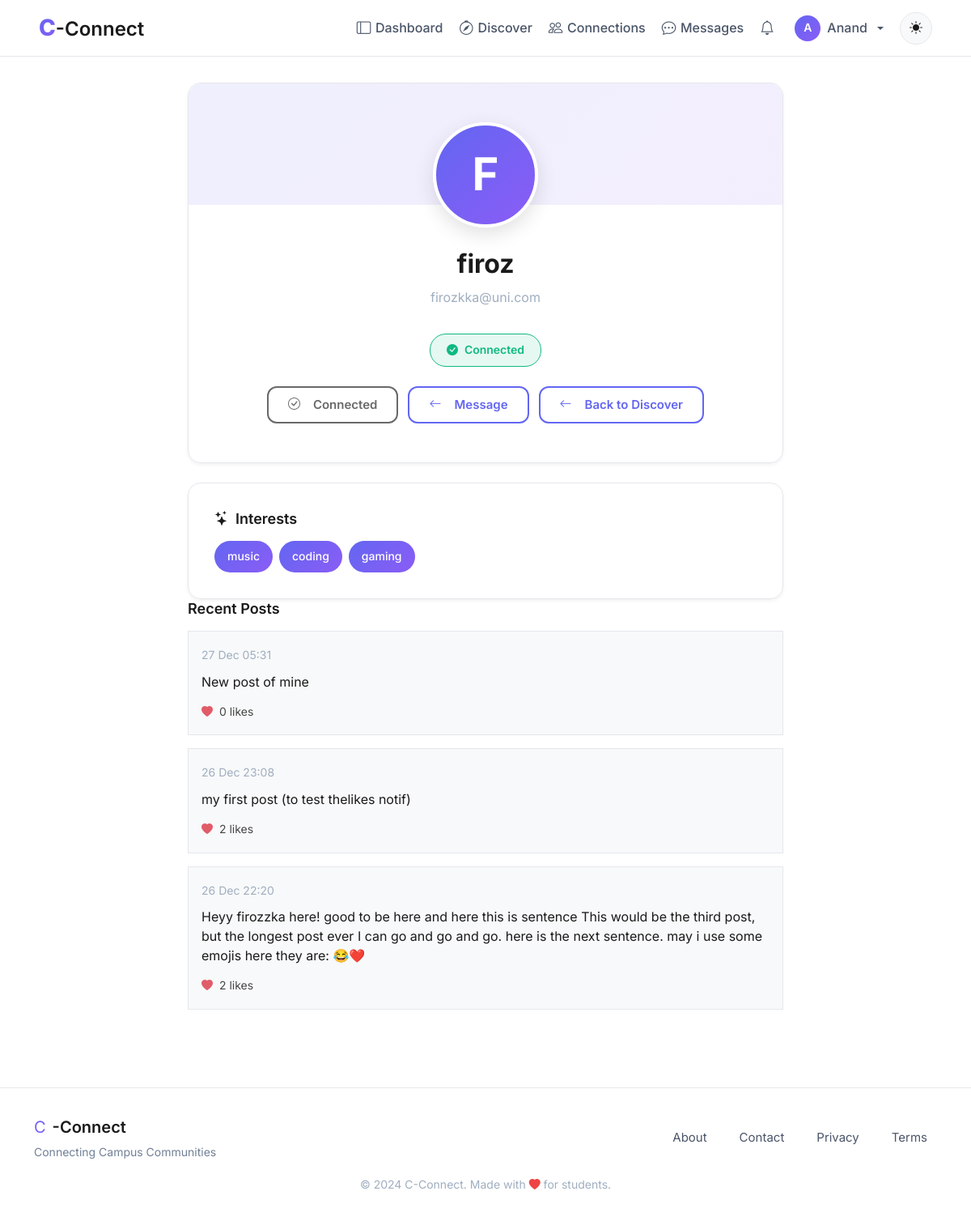
The page /user/20 (signed in) on the database its author committed.
### models.py (models this page shows, shortened)
class User(UserMixin, db.Model):
    id = db.Column(db.Integer, primary_key=True, autoincrement=True)  # Unique identifier
    username = db.Column(db.String(100), nullable=False)  # Name of the user (later can add this unique if needed)
    email = db.Column(db.String(120), nullable=False, unique=True)  # Email of the user
    password = db.Column(db.String(200), nullable=False)  # Passwords not hashed yet (done in setup_db.py)
    created_at = db.Column(db.DateTime, default=db.func.now())  # Timestamp of account creation
    last_login = db.Column(db.DateTime, nullable=True)  # Timestamp of last login
    pass

class Post(db.Model):
    __tablename__ = "posts"
    id = db.Column(db.Integer, primary_key=True)
    user_id = db.Column(db.Integer, db.ForeignKey("user.id"), nullable=False)
    content = db.Column(db.Text, nullable=False)
    created_at = db.Column(db.DateTime, default=db.func.now(), index=True)
    user = db.relationship("User", backref="posts", lazy=True)
    likes = db.relationship(
        "PostLike",
        backref="post",
        cascade="all, delete-orphan",
        lazy="select"
    )

### blueprints/main/routes.py (the view)
@main.route("/user/<int:user_id>")
@login_required
def view_user_profile(user_id):
    if user_id <= 0 or user_id == current_user.id:
        return redirect(url_for("auth.profile"))
    user = User.query.get_or_404(user_id)
    profile = user.profile
    conn = Connection.query.filter(
        ((Connection.user_id == current_user.id) & (Connection.target_user_id == user_id)) |
        ((Connection.user_id == user_id) & (Connection.target_user_id == current_user.id))
    ).first()
    posts = (
        Post.query
        .filter_by(user_id=user.id)
        .order_by(Post.created_at.desc())
        .limit(10)
        .all()
    )
    if current_user.id != user.id:
        try:
            last_visit = (
                ProfileVisit.query
                .filter_by(viewer_id=current_user.id, viewed_id=user.id)
                .order_by(ProfileVisit.timestamp.desc())
                .first()
            )
            if not last_visit or (datetime.now(timezone.utc) - last_visit.timestamp).total_seconds() > 1800: #30 minutes
                v = ProfileVisit(viewer_id=current_user.id, viewed_id=user.id)
                db.session.add(v)
                db.session.commit()
        except:
            db.session.rollback()
    return render_template(
        "main/user_profile.html",
        user=user,
        profile=profile,
        conn=conn,
        posts=posts
    )

### blueprints/main/templates/main/user_profile.html (shortened to what this page needs)
{% extends "base.html" %}
{% block body %}
<div class="profile-container">
    <div class="container">
        <div class="row justify-content-center">
            <div class="col-lg-8">
                <div class="profile-header-card glass-card animate-on-scroll">
                        <div class="profile-avatar user-avatar profile-avatar-large">
    <span class="avatar-fallback" style="display: none;">
        {{ user.username[0].upper() }}
    </span>
    </div>
                    <h1 class="profile-name">{{ user.username }}</h1>
                    <p class="profile-email">{{ user.email }}</p>
                    {% if conn %}
                        {% if conn.status == 'accepted' %}
                            <div class="connection-status status-connected">
                                <i class="bi bi-check-circle-fill"></i>
                                Connected
                            </div>
                        {% endif %}
                    {% endif %}
                    <div class="action-buttons">
                        {% if conn is none %}
                            <form method="POST" action="{{ url_for('connections.connections_send', target_id=user.id) }}">
                                <input type="hidden" name="csrf_token" value="{{ csrf_token() }}">
                                <button class="btn btn-primary-custom">
                                    <i class="bi bi-person-plus me-2"></i>Send Connection Request
                                </button>
                            </form>
                        {% elif conn.status == 'pending' and conn.user_id == current_user.id %}
                            <button class="btn btn-outline-custom" disabled>
                                <i class="bi bi-clock me-2"></i>Request Pending
                            </button>
                        {% elif conn.status == 'accepted' %}
                            <button class="btn btn-outline-custom" disabled>
                                <i class="bi bi-check-circle me-2"></i>Connected
                            </button>
                            <a href="{{ url_for('messages.chat', user_id=user.id) }}" class="btn btn-outline-custom">
                                <i class="bi bi-arrow-left me-2"></i>Message
                            </a>
                        {% endif %}
                        <a href="{{ url_for('main.search_page') }}" class="btn btn-outline-custom">
                            <i class="bi bi-arrow-left me-2"></i>Back to Discover
                        </a>
                    </div>
                </div>
                <div class="profile-info-card glass-card animate-on-scroll mt-4">
                    {% if profile and profile.interests %}
                    <div class="info-section">
                        <h2 class="info-title">
                            <i class="bi bi-stars"></i>
                            Interests
                        </h2>
                        <div class="interests-list">
                            {% for interest in profile.interests %}
                                <span class="interest-badge">{{ interest }}</span>
                            {% endfor %}
                        </div>
                    </div>
                    {% endif %}
                </div>
                {% if posts %}
                <div class="info-section">
                    <h2 class="info-title">
                        Recent Posts
                    </h2>
                    <div class="posts-list">
                        {% for post in posts %}
                        <div class="post-item">
                            <div class="post-meta">
                                <small class="text-muted">{{ post.created_at.strftime("%d %b %H:%M") }}</small>
                            </div>
                            <p class="post-content">{{ post.content }}</p>
                            <div class="post-footer">
                                <small>
                                    <i style="color: #dc3545;" class="bi bi-heart-fill me-1"></i>
                                    {{ post.likes|length }} likes
                                </small>
                            </div>
                        </div>
                        {% endfor %}
                    </div>
                </div>
                {% else %}
                <div class="empty-info">
                    <i class="bi bi-rss me-2"></i>
                    No posts yet
                </div>
                {% endif %}
            </div>
        </div>
    </div>
</div>
{% endblock %}

### templates/base.html (shortened to what this page needs)
<!DOCTYPE html>
<html lang="en">
<head>
    <link rel="stylesheet" href="https://cdn.jsdelivr.net/npm/bootstrap-icons@1.11.1/font/bootstrap-icons.css">
    <link href="https://cdn.jsdelivr.net/npm/bootstrap@5.3.2/dist/css/bootstrap.min.css" rel="stylesheet">
    <link rel="stylesheet" href="{{ url_for('static', filename='css/global.css') }}">
</head>
<body>
    <nav class="navbar navbar-expand-lg navbar-glass fixed-top">
        <div class="container-fluid px-lg-5 px-3">
            <a class="navbar-brand" href="{{ url_for('main.home') }}">
                <span class="brand-c">C</span><span class="brand-connect">-Connect</span>
            </a>
            <div class="collapse navbar-collapse" id="navbarNav">
                <ul class="navbar-nav ms-auto align-items-lg-center gap-1">
                    {% if current_user.is_authenticated %}
                        <li class="nav-item">
                            <a class="nav-link" href="{{ url_for('main.dashboard') }}">
                                <i class="bi bi-layout-sidebar"></i>Dashboard
                            </a>
                        </li>
                        <li class="nav-item">
                            <a class="nav-link" href="{{ url_for('main.search_page') }}">
                                <i class="bi bi-compass"></i>Discover
                            </a>
                        </li>
                        <li class="nav-item">
                            <a class="nav-link" href="{{ url_for('connections.connections_home') }}">
                                <i class="bi bi-people"></i>Connections
                            </a>
                        </li>
                        <li class="nav-item">
                            <a class="nav-link" href="{{ url_for('messages.inbox') }}">
                                <i class="bi bi-chat-dots"></i>Messages
                            </a>
                        </li>
                        <li class="nav-item position-relative">
                            <a class="nav-link" href="{{ url_for('notifications.notifications_list') }}">
                                <i class="bi bi-bell"></i>
                                {% set unread = current_user.notifications | selectattr("is_read", "equalto", False) | list %}
                            </a>
                        </li>
                        <li class="nav-item dropdown">
                            <a class="nav-link dropdown-toggle d-flex align-items-center gap-2" href="#" role="button" data-bs-toggle="dropdown">
                                <div style="width: 32px; height: 32px; border-radius: 50%; background: linear-gradient(135deg, var(--primary-color), var(--accent-color)); display: flex; align-items: center; justify-content: center; color: white; font-weight: 600; font-size: 0.875rem;">
                                    {{ current_user.username[0].upper() }}
                                </div>
                                <span class="d-none d-lg-inline">{{ current_user.username }}</span>
                            </a>
                        </li>
                    {% endif %}
                    <li class="nav-item ms-lg-2">
                        <button class="btn-theme-toggle" id="themeToggle" aria-label="Toggle theme">
                            <i class="bi bi-sun-fill" id="themeIcon"></i>
                        </button>
                    </li>
                </ul>
            </div>
        </div>
    </nav>
    <main class="main-content">
        {% block body %}{% endblock %}
    </main>
    <footer class="footer-glass">
        <div class="container">
            <div class="row align-items-center">
                <div class="col-md-6 text-center text-md-start mb-3 mb-md-0">
                    <div class="d-flex align-items-center justify-content-center justify-content-md-start gap-2">
                        <span class="brand-c" style="font-size: 1.25rem;">C</span>
                        <span class="brand-connect" style="font-size: 1.25rem;">-Connect</span>
                    </div>
                    <p class="footer-tagline mb-0">Connecting Campus Communities</p>
                </div>
                <div class="col-md-6">
                    <div class="d-flex justify-content-center justify-content-md-end gap-3 flex-wrap">
                        <a href="{{ url_for('main.about') }}" class="footer-link">About</a>
                        <a href="{{ url_for('main.contact') }}" class="footer-link">Contact</a>
                        <a href="#" class="footer-link">Privacy</a>
                        <a href="#" class="footer-link">Terms</a>
                    </div>
                </div>
            </div>
            <div class="row mt-3">
                <div class="col text-center">
                    <small class="text-muted">
                        &copy; 2024 C-Connect. Made with <i class="bi bi-heart-fill" style="color: var(--danger-color);"></i> for students.
                    </small>
                </div>
            </div>
        </div>
    </footer>
</body>
</html>

### rows shown on the page
User: username "A", username "Anand"
User: username "F", username "firoz", email "firozkka@uni.com"
Post: created_at "27 Dec 05:31", content "New post of mine", likes|length "0"
Post: created_at "26 Dec 23:08", content "my first post (to test thelikes notif)", likes|length "2"
Post: created_at "26 Dec 22:20", content "Heyy firozzka here! good to be here and here this is sentence This would be the third post, but the longest post ever I can go and go and go. here is the next sentence. may i use some emojis here they are: 😂❤️", likes|length "2"

### other values the page prints
{{ interest }} "music" "coding" "gaming"
